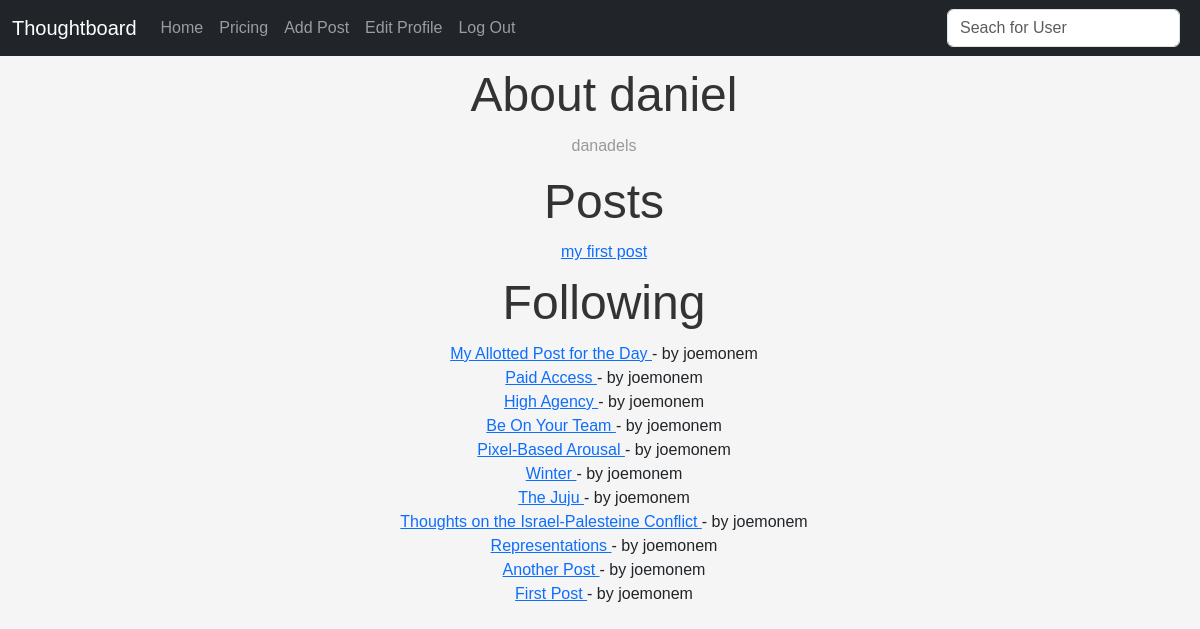
The app's page /home/daniel (signed in), older data.
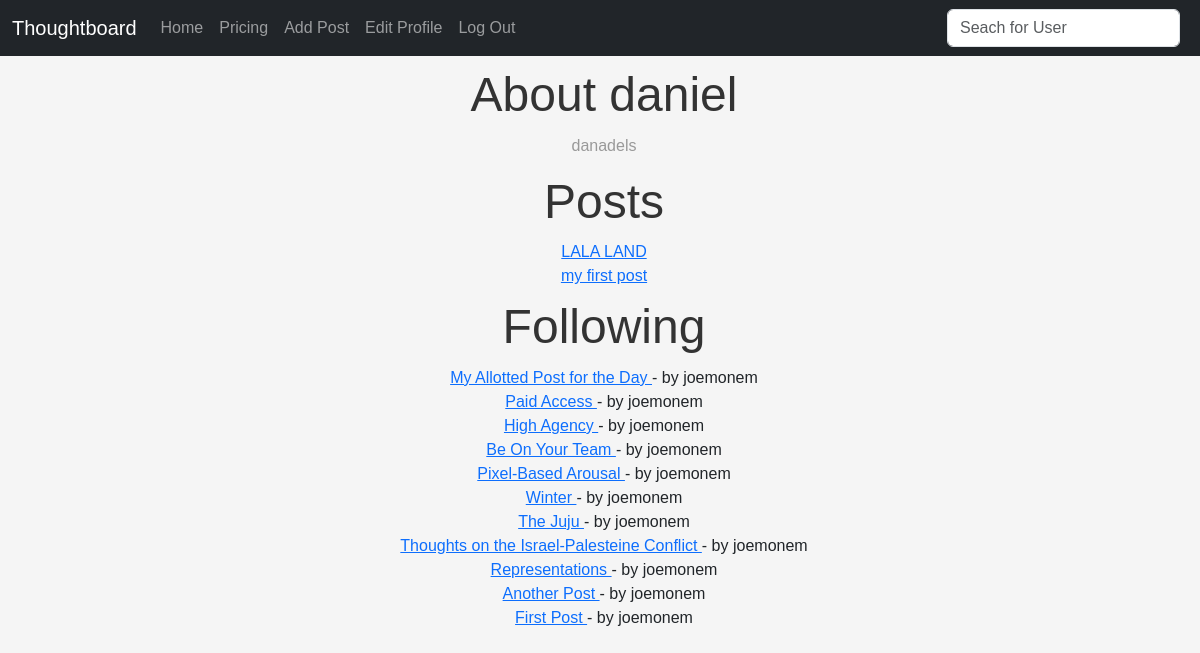
The same page, newer data.
### theblog/models.py (models this page shows, shortened)
class Profile(models.Model):
    user = models.ForeignKey(User, on_delete=models.CASCADE)
    bio = models.TextField(blank=True, max_length=1000)
    paymentDate = models.IntegerField(default=0)
    following = models.ManyToManyField(User, related_name="following", default=list())
    last_posted = models.IntegerField(default=0)

class Post(models.Model):
    title = models.CharField(max_length=255)
    author = models.ForeignKey(User, on_delete=models.CASCADE)
    body = RichTextField(blank=True, null=True)
    published_date = models.DateField(default=timezone.now)

### theblog/views.py (the view)
# urls.py: path("home/<str:pk>", HomeView.as_view(), name="home"),
class HomeView(ListView):
    model = Post
    template_name = "home.html"
    context_object_name = "posts"
    paginate_by = 5  # Adjust the number of posts per page as needed
    def get_context_data(self, **kwargs):
        context = super().get_context_data(**kwargs)
        username = self.kwargs["pk"]
        user_object = get_object_or_404(User, username=username)
        user_profile = get_object_or_404(Profile, user=user_object)
        user_posts = Post.objects.filter(author=user_object)
        following_users = user_profile.following.exclude(username=username)
        following_posts = []
        for profile in following_users:
            following_user_posts = Post.objects.filter(author=profile)
            following_posts.extend(following_user_posts)
        following_posts.sort(key=lambda post: post.id)
        context["user_object"] = user_object
        context["user_profile"] = user_profile
        context["user_posts"] = user_posts
        context["following_posts"] = following_posts
        if self.request.user.is_authenticated:
            current_user_profile = get_object_or_404(Profile, user=self.request.user)
            is_following = current_user_profile.following.filter(
                username=username
            ).exists()
            context["is_following"] = is_following
        return context

### theblog/templates/home.html (shortened to what this page needs)
{% extends 'base.html' %}
{%block content %}
{%if user_profile.bio%}
<div style="display: flex; align-items: center; margin: 0 auto; width: fit-content;">
    <h1>About {{user_profile.user.first_name}}</h1>
</div>
<p>{{user_profile.bio}}</p>
{%else%}
<h1>No Bio Yet</h1>
<p>You can visit Edit Profile in the Navbar to add one.</p>
{%endif%}
{% if user_posts%}
<h1>Posts</h1>
<ul>
    {% for post in user_posts reversed %}
    <li>
        <a href="{%url 'article-details' post.pk %}"> {{post.title}} </a>
        <br>
    </li>
    {% endfor %}
    {% else %}
    <h1>No Posts yet</h1>
    <p>Click on Add Post in the Navbar to create one.</p>
    {%endif%}
</ul>
{% if user.is_authenticated and user == user_profile.user %}
{% if following_posts%}
<h1>Following</h1>
<ul>
    {% for post in following_posts reversed %}
    <li>
        <a href="{%url 'article-details' post.pk %}"> {{post.title}} </a> - by {{post.author}}
        <br>
    </li>
    {% endfor %}
    {% else %}
    <h1>You don't follow anyone</h1>
    <p>Search for a profile to follow</p>
</ul>
{% endif %}
{%endif%}
{% endblock %}

### theblog/templates/base.html (shortened to what this page needs)
<!doctype html>
<html lang="en">
<head>
    <link href="https://cdn.jsdelivr.net/npm/bootstrap@5.3.2/dist/css/bootstrap.min.css" rel="stylesheet"
>
</head>
<body>
    <nav class="navbar navbar-expand-lg navbar-dark bg-dark">
        <div class="container-fluid">
            {% if user.is_authenticated%}
            <a class="navbar-brand" href="{% url 'home' user.username%}">Thoughtboard</a>
            {%else%}
            <a class="navbar-brand" href="{% url 'about' %}">Thoughtboard</a>
            {%endif%}
            <div class="collapse navbar-collapse" id="navbarNav">
                <ul class="navbar-nav">
                    {% if user.is_authenticated%}
                    <li class="nav-item">
                        <a class="nav-link" href="{% url 'home' user.username%}">Home</a>
                    </li>
                    {%endif%}
                    <li class="nav-item">
                        <a class="nav-link" href="{% url 'landing'%}">Pricing</a>
                    </li>
                    {% if user.is_authenticated%}
                    <li class="nav-item">
                        <a class="nav-link" href="{% url 'addpost'%}">Add Post</a>
                    </li>
                    <li class="nav-item">
                        <a class="nav-link" href="{% url 'edit_profile'%}">Edit Profile</a>
                    </li>
                    <li class="nav-item">
                        <a class="nav-link" href="{% url 'logout'%}">Log Out</a>
                    </li>
                    {% endif %}
                </ul>
            </div>
            <form method="post" action="{% url 'search_redirect' %}" class="d-flex" style="max-width: 300px;">
                <input class="form-control me-2" type="input" name="username" placeholder="Seach for User">
            </form>
        </div>
    </nav>
    <div class="ms-2">
        {% block content %}
        {% endblock %}
    </div>
</body>
</html>

### theblog/templates/home.html (style rules this page uses)
body { font-family: sans-serif; background-color: #f5f5f5; }
h1 { font-size: 3em; text-align: center; color: #333; margin-bottom: 10px; margin-top: 10px; }
p { font-size: 1em; text-align: center; color: #999; margin-bottom: 15px; }
form { display: flex; align-items: center; justify-content: center; }
input { padding: 5px 10px; border: 1px solid #ddd; border-radius: 5px; }
ul { font-family: sans-serif; margin: 0; padding: 0; list-style: none; text-align: center; }

Row changes from the older to the newer data that the page shows:
added Post: title "LALA LAND", shown under "Posts"
